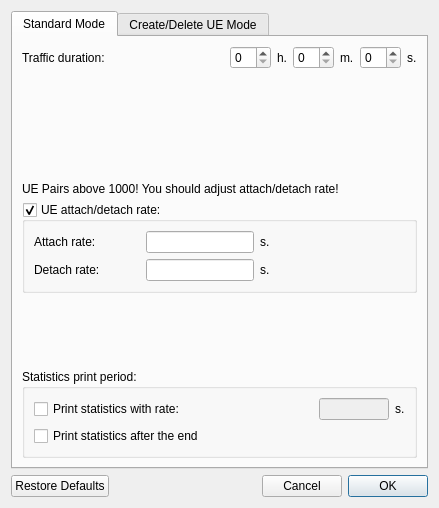
<?xml version="1.0" encoding="UTF-8"?>
<ui version="4.0">
 <class>TimeForm</class>
 <widget class="QDialog" name="TimeForm">
  <property name="geometry">
   <rect>
    <x>0</x>
    <y>0</y>
    <width>439</width>
    <height>508</height>
   </rect>
  </property>
  <property name="windowTitle">
   <string>Time Settings</string>
  </property>
  <layout class="QVBoxLayout" name="verticalLayout_7">
   <item>
    <widget class="QTabWidget" name="tab_timeTraffic">
     <property name="enabled">
      <bool>true</bool>
     </property>
     <property name="currentIndex">
      <number>0</number>
     </property>
     <widget class="QWidget" name="tab">
      <attribute name="title">
       <string>Standard Mode</string>
      </attribute>
      <layout class="QVBoxLayout" name="verticalLayout_6">
       <item>
        <layout class="QHBoxLayout" name="horizontalLayout_6">
         <item>
          <widget class="QLabel" name="lbl_trafficDuration">
           <property name="text">
            <string>Traffic duration:</string>
           </property>
          </widget>
         </item>
         <item>
          <spacer name="horizontalSpacer">
           <property name="orientation">
            <enum>Qt::Horizontal</enum>
           </property>
           <property name="sizeHint" stdset="0">
            <size>
             <width>40</width>
             <height>20</height>
            </size>
           </property>
          </spacer>
         </item>
         <item>
          <layout class="QHBoxLayout" name="horizontalLayout">
           <item>
            <widget class="QSpinBox" name="spn_hours1"/>
           </item>
           <item>
            <widget class="QLabel" name="label_4">
             <property name="text">
              <string>h.</string>
             </property>
            </widget>
           </item>
           <item>
            <widget class="QSpinBox" name="spn_minutes1"/>
           </item>
           <item>
            <widget class="QLabel" name="label_5">
             <property name="text">
              <string>m.</string>
             </property>
            </widget>
           </item>
           <item>
            <widget class="QSpinBox" name="spn_seconds1"/>
           </item>
           <item>
            <widget class="QLabel" name="label_6">
             <property name="text">
              <string>s.</string>
             </property>
            </widget>
           </item>
          </layout>
         </item>
        </layout>
       </item>
       <item>
        <spacer name="verticalSpacer_2">
         <property name="orientation">
          <enum>Qt::Vertical</enum>
         </property>
         <property name="sizeType">
          <enum>QSizePolicy::MinimumExpanding</enum>
         </property>
         <property name="sizeHint" stdset="0">
          <size>
           <width>20</width>
           <height>40</height>
          </size>
         </property>
        </spacer>
       </item>
       <item>
        <widget class="QLabel" name="lbl_warning1">
         <property name="styleSheet">
          <string notr="true">color: &quot;red&quot;</string>
         </property>
         <property name="text">
          <string>UE Pairs above 1000! You should adjust attach/detach rate!</string>
         </property>
        </widget>
       </item>
       <item>
        <widget class="QGroupBox" name="gb_attdetRate1">
         <property name="title">
          <string>UE attach/detach rate:</string>
         </property>
         <property name="checkable">
          <bool>true</bool>
         </property>
         <property name="checked">
          <bool>true</bool>
         </property>
         <layout class="QHBoxLayout" name="horizontalLayout_4">
          <item>
           <layout class="QVBoxLayout" name="verticalLayout">
            <item>
             <layout class="QHBoxLayout" name="horizontalLayout_2">
              <item>
               <widget class="QLabel" name="lbl_attachRate">
                <property name="text">
                 <string>Attach rate:</string>
                </property>
               </widget>
              </item>
              <item>
               <spacer name="horizontalSpacer_4">
                <property name="orientation">
                 <enum>Qt::Horizontal</enum>
                </property>
                <property name="sizeHint" stdset="0">
                 <size>
                  <width>40</width>
                  <height>20</height>
                 </size>
                </property>
               </spacer>
              </item>
              <item>
               <widget class="QLineEdit" name="txt_attachRate1">
                <property name="maximumSize">
                 <size>
                  <width>132</width>
                  <height>16777215</height>
                 </size>
                </property>
               </widget>
              </item>
              <item>
               <widget class="QLabel" name="label">
                <property name="text">
                 <string>s.</string>
                </property>
               </widget>
              </item>
             </layout>
            </item>
            <item>
             <layout class="QHBoxLayout" name="horizontalLayout_3">
              <item>
               <widget class="QLabel" name="lbl_detachRate">
                <property name="text">
                 <string>Detach rate:</string>
                </property>
               </widget>
              </item>
              <item>
               <spacer name="horizontalSpacer_5">
                <property name="orientation">
                 <enum>Qt::Horizontal</enum>
                </property>
                <property name="sizeHint" stdset="0">
                 <size>
                  <width>40</width>
                  <height>20</height>
                 </size>
                </property>
               </spacer>
              </item>
              <item>
               <widget class="QLineEdit" name="txt_detachRate1">
                <property name="maximumSize">
                 <size>
                  <width>132</width>
                  <height>16777215</height>
                 </size>
                </property>
               </widget>
              </item>
              <item>
               <widget class="QLabel" name="label_2">
                <property name="text">
                 <string>s.</string>
                </property>
               </widget>
              </item>
             </layout>
            </item>
           </layout>
          </item>
          <item>
           <spacer name="horizontalSpacer_2">
            <property name="orientation">
             <enum>Qt::Horizontal</enum>
            </property>
            <property name="sizeHint" stdset="0">
             <size>
              <width>72</width>
              <height>17</height>
             </size>
            </property>
           </spacer>
          </item>
         </layout>
        </widget>
       </item>
       <item>
        <spacer name="verticalSpacer">
         <property name="orientation">
          <enum>Qt::Vertical</enum>
         </property>
         <property name="sizeType">
          <enum>QSizePolicy::Fixed</enum>
         </property>
         <property name="sizeHint" stdset="0">
          <size>
           <width>20</width>
           <height>70</height>
          </size>
         </property>
        </spacer>
       </item>
       <item>
        <widget class="QGroupBox" name="statisticsBox1">
         <property name="title">
          <string>Statistics print period:</string>
         </property>
         <layout class="QVBoxLayout" name="verticalLayout_2">
          <item>
           <layout class="QHBoxLayout" name="horizontalLayout_5">
            <item>
             <widget class="QCheckBox" name="tab1_printStatisticsWithRate">
              <property name="text">
               <string>Print statistics with rate:</string>
              </property>
             </widget>
            </item>
            <item>
             <spacer name="horizontalSpacer_3">
              <property name="orientation">
               <enum>Qt::Horizontal</enum>
              </property>
              <property name="sizeHint" stdset="0">
               <size>
                <width>40</width>
                <height>20</height>
               </size>
              </property>
             </spacer>
            </item>
            <item>
             <widget class="QLineEdit" name="tab1_statisticsLineEdit">
              <property name="enabled">
               <bool>false</bool>
              </property>
              <property name="sizePolicy">
               <sizepolicy hsizetype="Fixed" vsizetype="Fixed">
                <horstretch>0</horstretch>
                <verstretch>0</verstretch>
               </sizepolicy>
              </property>
              <property name="minimumSize">
               <size>
                <width>70</width>
                <height>0</height>
               </size>
              </property>
              <property name="maximumSize">
               <size>
                <width>70</width>
                <height>16777215</height>
               </size>
              </property>
             </widget>
            </item>
            <item>
             <widget class="QLabel" name="label_3">
              <property name="text">
               <string>s.</string>
              </property>
             </widget>
            </item>
           </layout>
          </item>
          <item>
           <widget class="QCheckBox" name="tab1_printStatisticsAfterTheEnd">
            <property name="text">
             <string>Print statistics after the end</string>
            </property>
           </widget>
          </item>
         </layout>
        </widget>
       </item>
      </layout>
     </widget>
     <widget class="QWidget" name="tab_2">
      <attribute name="title">
       <string>Create/Delete UE Mode</string>
      </attribute>
      <layout class="QVBoxLayout" name="verticalLayout_3">
       <item>
        <layout class="QHBoxLayout" name="horizontalLayout_11">
         <item>
          <widget class="QLabel" name="lbl_trafficDuration_2">
           <property name="text">
            <string>Traffic duration:</string>
           </property>
          </widget>
         </item>
         <item>
          <spacer name="horizontalSpacer_10">
           <property name="orientation">
            <enum>Qt::Horizontal</enum>
           </property>
           <property name="sizeHint" stdset="0">
            <size>
             <width>40</width>
             <height>20</height>
            </size>
           </property>
          </spacer>
         </item>
         <item>
          <layout class="QHBoxLayout" name="horizontalLayout_12">
           <item>
            <widget class="QSpinBox" name="spn_hours2"/>
           </item>
           <item>
            <widget class="QLabel" name="label_10">
             <property name="text">
              <string>h.</string>
             </property>
            </widget>
           </item>
           <item>
            <widget class="QSpinBox" name="spn_minutes2"/>
           </item>
           <item>
            <widget class="QLabel" name="label_11">
             <property name="text">
              <string>m.</string>
             </property>
            </widget>
           </item>
           <item>
            <widget class="QSpinBox" name="spn_seconds2"/>
           </item>
           <item>
            <widget class="QLabel" name="label_12">
             <property name="text">
              <string>s.</string>
             </property>
            </widget>
           </item>
          </layout>
         </item>
        </layout>
       </item>
       <item>
        <spacer name="verticalSpacer_3">
         <property name="orientation">
          <enum>Qt::Vertical</enum>
         </property>
         <property name="sizeType">
          <enum>QSizePolicy::Fixed</enum>
         </property>
         <property name="sizeHint" stdset="0">
          <size>
           <width>20</width>
           <height>20</height>
          </size>
         </property>
        </spacer>
       </item>
       <item>
        <layout class="QHBoxLayout" name="horizontalLayout_7">
         <item>
          <widget class="QLabel" name="lbl_crdelUEPeriod">
           <property name="text">
            <string>Create/delete UE period:</string>
           </property>
          </widget>
         </item>
         <item>
          <widget class="QLineEdit" name="txt_crdelUEPeriod">
           <property name="maximumSize">
            <size>
             <width>132</width>
             <height>16777215</height>
            </size>
           </property>
          </widget>
         </item>
         <item>
          <widget class="QLabel" name="label_14">
           <property name="text">
            <string>s.</string>
           </property>
          </widget>
         </item>
         <item>
          <spacer name="horizontalSpacer_12">
           <property name="orientation">
            <enum>Qt::Horizontal</enum>
           </property>
           <property name="sizeHint" stdset="0">
            <size>
             <width>40</width>
             <height>20</height>
            </size>
           </property>
          </spacer>
         </item>
        </layout>
       </item>
       <item>
        <spacer name="verticalSpacer_5">
         <property name="orientation">
          <enum>Qt::Vertical</enum>
         </property>
         <property name="sizeType">
          <enum>QSizePolicy::MinimumExpanding</enum>
         </property>
         <property name="sizeHint" stdset="0">
          <size>
           <width>20</width>
           <height>32</height>
          </size>
         </property>
        </spacer>
       </item>
       <item>
        <widget class="QLabel" name="lbl_warning2">
         <property name="styleSheet">
          <string notr="true">color: &quot;red&quot;</string>
         </property>
         <property name="text">
          <string>UE Pairs above 1000! You should adjust attach/detach rate!</string>
         </property>
        </widget>
       </item>
       <item>
        <widget class="QGroupBox" name="gb_attdetRate2">
         <property name="title">
          <string>UE attach/detach rate:</string>
         </property>
         <property name="checkable">
          <bool>true</bool>
         </property>
         <property name="checked">
          <bool>false</bool>
         </property>
         <layout class="QHBoxLayout" name="horizontalLayout_13">
          <item>
           <layout class="QVBoxLayout" name="verticalLayout_4">
            <item>
             <layout class="QHBoxLayout" name="horizontalLayout_8">
              <item>
               <widget class="QLabel" name="lbl_attachRate_2">
                <property name="text">
                 <string>Attach rate:</string>
                </property>
               </widget>
              </item>
              <item>
               <spacer name="horizontalSpacer_6">
                <property name="orientation">
                 <enum>Qt::Horizontal</enum>
                </property>
                <property name="sizeHint" stdset="0">
                 <size>
                  <width>40</width>
                  <height>20</height>
                 </size>
                </property>
               </spacer>
              </item>
              <item>
               <widget class="QLineEdit" name="txt_attachRate2">
                <property name="maximumSize">
                 <size>
                  <width>132</width>
                  <height>16777215</height>
                 </size>
                </property>
               </widget>
              </item>
              <item>
               <widget class="QLabel" name="label_7">
                <property name="text">
                 <string>s.</string>
                </property>
               </widget>
              </item>
             </layout>
            </item>
            <item>
             <layout class="QHBoxLayout" name="horizontalLayout_9">
              <item>
               <widget class="QLabel" name="lbl_detachRate_2">
                <property name="text">
                 <string>Detach rate:</string>
                </property>
               </widget>
              </item>
              <item>
               <spacer name="horizontalSpacer_7">
                <property name="orientation">
                 <enum>Qt::Horizontal</enum>
                </property>
                <property name="sizeHint" stdset="0">
                 <size>
                  <width>40</width>
                  <height>20</height>
                 </size>
                </property>
               </spacer>
              </item>
              <item>
               <widget class="QLineEdit" name="txt_detachRate2">
                <property name="maximumSize">
                 <size>
                  <width>132</width>
                  <height>16777215</height>
                 </size>
                </property>
               </widget>
              </item>
              <item>
               <widget class="QLabel" name="label_8">
                <property name="text">
                 <string>s.</string>
                </property>
               </widget>
              </item>
             </layout>
            </item>
           </layout>
          </item>
          <item>
           <spacer name="horizontalSpacer_8">
            <property name="orientation">
             <enum>Qt::Horizontal</enum>
            </property>
            <property name="sizeHint" stdset="0">
             <size>
              <width>72</width>
              <height>17</height>
             </size>
            </property>
           </spacer>
          </item>
         </layout>
        </widget>
       </item>
       <item>
        <spacer name="verticalSpacer_4">
         <property name="orientation">
          <enum>Qt::Vertical</enum>
         </property>
         <property name="sizeType">
          <enum>QSizePolicy::Fixed</enum>
         </property>
         <property name="sizeHint" stdset="0">
          <size>
           <width>20</width>
           <height>37</height>
          </size>
         </property>
        </spacer>
       </item>
       <item>
        <widget class="QGroupBox" name="statisticsBox2">
         <property name="title">
          <string>Statistics print period:</string>
         </property>
         <layout class="QVBoxLayout" name="verticalLayout_5">
          <item>
           <layout class="QHBoxLayout" name="horizontalLayout_10">
            <item>
             <widget class="QCheckBox" name="tab2_statisticsWithRate">
              <property name="text">
               <string>Print statistics with rate:</string>
              </property>
             </widget>
            </item>
            <item>
             <spacer name="horizontalSpacer_9">
              <property name="orientation">
               <enum>Qt::Horizontal</enum>
              </property>
              <property name="sizeHint" stdset="0">
               <size>
                <width>40</width>
                <height>20</height>
               </size>
              </property>
             </spacer>
            </item>
            <item>
             <widget class="QLineEdit" name="tab2_statisticsLineEdit">
              <property name="enabled">
               <bool>false</bool>
              </property>
              <property name="maximumSize">
               <size>
                <width>70</width>
                <height>16777215</height>
               </size>
              </property>
             </widget>
            </item>
            <item>
             <widget class="QLabel" name="label_9">
              <property name="text">
               <string>s.</string>
              </property>
             </widget>
            </item>
           </layout>
          </item>
          <item>
           <widget class="QCheckBox" name="tab2_statisticsAfterTheEnd">
            <property name="text">
             <string>Print statistics after the end</string>
            </property>
           </widget>
          </item>
         </layout>
        </widget>
       </item>
      </layout>
     </widget>
    </widget>
   </item>
   <item>
    <layout class="QHBoxLayout" name="horizontalLayout_14">
     <item>
      <widget class="QPushButton" name="btn_restore">
       <property name="text">
        <string>Restore Defaults</string>
       </property>
      </widget>
     </item>
     <item>
      <spacer name="horizontalSpacer_11">
       <property name="orientation">
        <enum>Qt::Horizontal</enum>
       </property>
       <property name="sizeHint" stdset="0">
        <size>
         <width>40</width>
         <height>20</height>
        </size>
       </property>
      </spacer>
     </item>
     <item>
      <widget class="QDialogButtonBox" name="buttonBox">
       <property name="layoutDirection">
        <enum>Qt::RightToLeft</enum>
       </property>
       <property name="standardButtons">
        <set>QDialogButtonBox::Cancel|QDialogButtonBox::Ok</set>
       </property>
      </widget>
     </item>
    </layout>
   </item>
  </layout>
 </widget>
 <resources/>
 <connections>
  <connection>
   <sender>buttonBox</sender>
   <signal>rejected()</signal>
   <receiver>TimeForm</receiver>
   <slot>close()</slot>
   <hints>
    <hint type="sourcelabel">
     <x>229</x>
     <y>386</y>
    </hint>
    <hint type="destinationlabel">
     <x>134</x>
     <y>197</y>
    </hint>
   </hints>
  </connection>
 </connections>
</ui>
